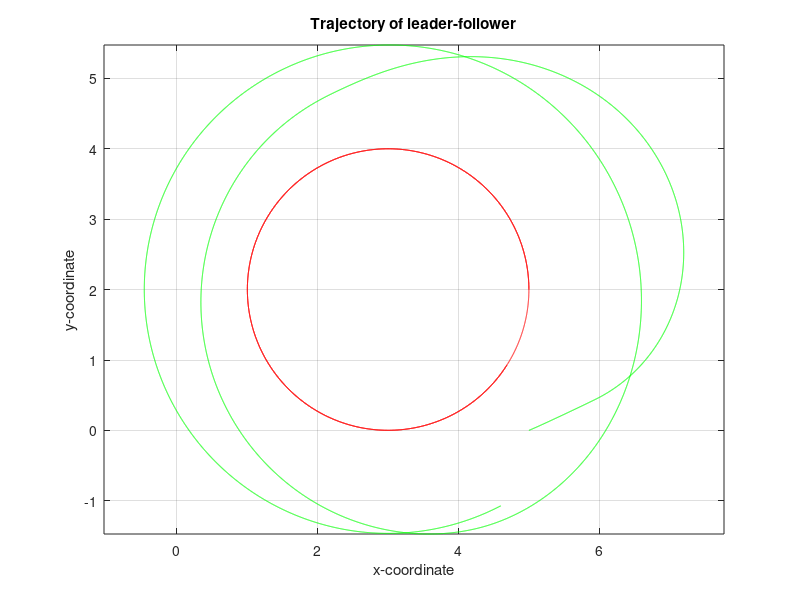

Here is the MATLAB script that generated this plot:
clc; clear all; close all;
%

tfinal=20;
%
i=1;
t(i)=0;
%
xl(i)=5;
yl(i)=2;
thtl(i)=pi/2;
vl=1.2;
wl(i)=0.25;
%
x1f(i)=5;
y1f(i)=0;
tht1f(i)=pi/8;
vf1(i)=0;
wf1(i)=0;
%
x2f(i)=5;
y2f(i)=-2;
tht2f(i)=2*pi/3;
vf2(i)=0;
wf2(i)=0;

% x(4,i)=2;
% y(4,i)=1.5;
% tht(4,i)=pi/3;
% v(4,i)=0;
% w(4,i)=0;
%
phi=pi/3;
d=2;
%
h=0.001;
%
wfmax=pi;
K=0.2083;
vlmax=1.2;
vfmax=2.2592;
M=1;
%
%
bta(i) = thtl(i)-tht1f(i);
bta2(i)=tht1f(i)-tht2f(i);
%bta(3,i)=tht(3,i)-tht(4,i);
x1=0.95;
x2=0.98;
%
%
% num = 1;
while t(i)<tfinal
    
    if  bta(i)>=-asin(x2*d*cos(phi)) && bta(i)<=asin(x2*d*cos(phi))
        %Follower
        eeta=[(wfmax-K*vl)*d*cos(phi)/abs(-(xl(i)-x1f(i))*sin(tht1f(i))-d*sin(phi)+(yl(i)-y1f(i))*cos(tht1f(i)));...
            (vl*xl(i)-abs(wl(i)))*d*cos(phi)/abs(-(xl(i)-x1f(i))*sin(tht1f(i))-d*sin(phi)+(yl(i)-y1f(i))*cos(tht1f(i)));...
            (vfmax*cos(phi)-vl*cos(bta(i)-phi))/abs((xl(i)-x1f(i))*cos(tht1f(i)+phi)-d+(yl(i)-y1f(i))*sin(tht1f(i)+phi));...
            vl*cos(bta(i)-phi)/abs((xl(i)-x1f(i))*cos(tht1f(i)+phi)-d+(yl(i)-y1f(i))*sin(tht1f(i)+phi));M];
        eeta=min(eeta);
        vf1(i)=((eeta*((xl(i)-x1f(i))*cos(tht1f(i)+phi)-d+(yl(i)-y1f(i))*sin(tht1f(i)+phi)))+(vl*cos(bta(i)-phi)))/(cos(phi));
        wf1(i)=(eeta*(-(xl(i)-x1f(i))*sin(tht1f(i))-d*sin(phi)+(yl(i)-y1f(i))*cos(tht1f(i)))+(vl*sin(bta(i))))/(d*cos(phi));
        
    else 
        vf1(i)=0;
        wf1(i)=sign(bta(i))*wfmax;                 
    end
    
    K11=1/(sqrt(1/(K^2)-(d*cos(phi))^2)+d*sin(phi));
    K12=1/(-sqrt(1/(K^2)-(d*cos(phi))^2)+d*sin(phi));
    if  bta2(i)>=asin(K12*d*cos(phi)) && bta2(i)<=asin(K11*d*cos(phi))
        %Follower
        eeta1=[(wfmax-K11*vf1(i))*d*cos(phi)/abs(-(x1f(i)-x2f(i))*sin(tht2f(i))-d*sin(phi)+(y1f(i)-y2f(i))*cos(tht2f(i)));...
            (vf1(i)*x1f(i)-abs(wf1(i)))*d*cos(phi)/abs(-(x1f(i)-x2f(i))*sin(tht2f(i))-d*sin(phi)+(y1f(i)-y2f(i))*cos(tht2f(i)));...
            (vfmax*cos(phi)-vf1(i)*cos(bta2(i)-phi))/abs((x1f(i)-x2f(i))*cos(tht2f(i)+phi)-d+(y1f(i)-y2f(i))*sin(tht2f(i)+phi));...
            vf1(i)*cos(bta2(i)-phi)/abs((x1f(i)-x2f(i))*cos(tht2f(i)+phi)-d+(y1f(i)-y2f(i))*sin(tht2f(i)+phi));M];
        eeta1=min(eeta1);
        vf2(i)=((eeta1*((x1f(i)-x2f(i))*cos(tht2f(i)+phi)-d+(y1f(i)-y2f(i))*sin(tht2f(i)+phi)))+(vf1(i)*cos(bta2(i)-phi)))/(cos(phi));
        wf2(i)=(eeta1*(-(x1f(i)-x2f(i))*sin(tht2f(i))-d*sin(phi)+(y1f(i)-y2f(i))*cos(tht2f(i)))+(vf1(i)*sin(bta2(i))))/(d*cos(phi));
        
    else 
        vf2(i)=0;
        wf2(i)=sign(bta2(i))*wfmax;
                 
     end
    
    xl(i+1) = xl(i) + h*vl*cos(thtl(i));
    yl(i+1) = yl(i) + h*vl*sin(thtl(i));
    thtl(i+1) = thtl(i) + h*wl(i);
    x1f(i+1) = x1f(i) + h*vf1(i)*cos(tht1f(i));
    y1f(i+1) = y1f(i) + h*vf1(i)*sin(tht1f(i));
    tht1f(i+1) = tht1f(i) + h*wf1(i);
    x2f(i+1) = x2f(i) + h*vf2(i)*cos(tht2f(i));
    y2f(i+1) = y2f(i) + h*vf2(i)*sin(tht2f(i));
    tht2f(i+1) = tht2f(i) + h*wf2(i);
   
%     for g=1:num
%         q=q+1;
%         K(q,1)=1/(sqrt(1/(K(q-1,1)^2)-(d*cos(phi))^2)+d*sin(phi));
%         K(q,2)=1/(-sqrt(1/(K(q-1,1)^2)-(d*cos(phi))^2)+d*sin(phi));
%         if  bta(g,i)>=asin(K(q-1,2)*d*cos(phi)) && bta(g,i)<=asin(K(q-1,1)*d*cos(phi))
%             %Follower
% %             eeta=[(wfmax-K(q-1,1)*v(g,i))*d*cos(phi)/abs(-(x(g,i)-x(g+1,i))*sin(tht(g+1,i))-d*sin(phi)+(y(g,i)-y(g+1,i))*cos(tht(g+1,i)));...
% %                 (v(g,i)*x(g,i)-abs(w(g,i)))*d*cos(phi)/abs(-(x(g,i)-x(g+1,i))*sin(tht(g+1,i))-d*sin(phi)+(y(g,i)-y(g+1,i))*cos(tht(g+1,i)));...
% %                 (vfmax*cos(phi)-v(g,i)*cos(bta(g,i)-phi))/abs((x(g,i)-x(g+1,i))*cos(tht(g+1,i)+phi)-d+(y(g,i)-y(g+1,i))*sin(tht(g+1,i)+phi));...
% %                 v(g,i)*cos(bta(g,i)-phi)/abs((x(g,i)-x(g+1,i))*cos(tht(g+1,i)+phi)-d+(y(g,i)-y(g+1,i))*sin(tht(g+1,i)+phi));M];
% %             eeta=min(eeta);
%             v(g+1,i)=(v(g,i)*cos(bta(g,i)-phi))/(cos(phi));
%             w(g+1,i)=(v(g,i)*sin(bta(g,i)))/(d*cos(phi));
% 
%         else 
%             v(g+1,i)=0;
%             w(g+1,i)=sign(bta(g,i))*wfmax;
%                  
%         end
%        
%         x(g+1,i+1) = x(g+1,i) + h*v(g+1,i)*cos(tht(g+1,i));
%         y(g+1,i+1) = y(g+1,i) + h*v(g+1,i)*sin(tht(g+1,i));
%         tht(g+1,i+1)= tht(g+1,i) + h*w(g+1,i);       
%        % bta(g,i)=tht(g,i)-tht(g+1,i);
%     end
     
     
        
        
        
    i=i+1;
    t(i)=t(i-1)+h;
    wl(i)=0.6;
    %vl(i)=1.2;
    bta(i) = thtl(i)-tht1f(i);
    bta2(i)=tht1f(i)-tht2f(i);
    %bta(3,i)=tht(3,i)-tht(4,i);
%     %ddd=atan((yl(i)-y1f(i))/(xl(i)-x1f(i)));
    
end
%
% figure; plot(t,K*d,'r',t,1,'g');title('Condition I');xlabel('Time');ylabel('K*d');grid on;
% figure; plot(t,K*vlmax,'r',t,wfmax,'g');title('Condition II');xlabel('Time');ylabel('K*Vlmax'); grid on;
% figure; plot(t,vlmax*cos(min(0,(phi-asin(K*d*cos(phi))))),'r',t,vfmax*cos(phi),'g');title('Condition III');xlabel('Time');ylabel('Vlmax*cos(a)');grid on;
%
figure; plot(xl,yl,'r',x1f,y1f,'g');title('Trajectory of leader-follower');xlabel('x-coordinate');ylabel('y-coordinate');axis equal; grid on;
%figure; plot(t,w(1,:)./v(1,:),'r',t,K(1,2),'k',t,K(2,1),'y',t,K(2,2),'y');axis equal;title('Trajectory of leader-follower');xlabel('x-coordinate');ylabel('y-coordinate');axis equal; grid on;
%
% figure; plot(t,w(1,:)./v(1,:),'r',t,K,'k',t,-K);title('Leaders-curvature');xlabel('Time');ylabel('K-Leader'); grid on;
% figure; plot(t,bta(1,:),'b',t,asin(K*d*cos(phi)),'k',t,-asin(K*d*cos(phi)),'k');title('Angle Beta');xlabel('Time');ylabel('Beta');grid on;
% figure; plot(t,w(2,:),'b',t,v(2,:),'r');title('Follower controls');xlabel('Time'); ylabel('wf/vf'); grid on;
%

%figure; plot(t,((((x(1,:)-x(1+1,:)).*cos(tht(1+1,:)+phi)-d+(y(1,:)-y(1+1,:)).*sin(tht(1+1,:)+phi)))),'r');title('Error');xlabel('Time');ylabel('error');axis equal; grid on;
%